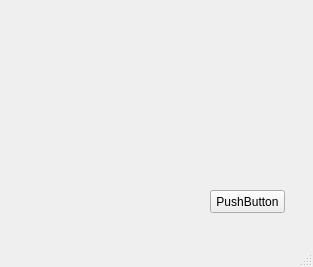
<?xml version="1.0" encoding="UTF-8"?>
<ui version="4.0">
 <class>MainWindow</class>
 <widget class="QMainWindow" name="MainWindow">
  <property name="geometry">
   <rect>
    <x>0</x>
    <y>0</y>
    <width>313</width>
    <height>267</height>
   </rect>
  </property>
  <property name="windowTitle">
   <string>MainWindow</string>
  </property>
  <widget class="QWidget" name="centralwidget">
   <widget class="QPushButton" name="pushButton">
    <property name="geometry">
     <rect>
      <x>210</x>
      <y>190</y>
      <width>75</width>
      <height>23</height>
     </rect>
    </property>
    <property name="text">
     <string>PushButton</string>
    </property>
   </widget>
  </widget>
  <widget class="QMenuBar" name="menubar">
   <property name="geometry">
    <rect>
     <x>0</x>
     <y>0</y>
     <width>313</width>
     <height>21</height>
    </rect>
   </property>
  </widget>
  <widget class="QStatusBar" name="statusbar"/>
 </widget>
 <resources/>
 <connections/>
</ui>
